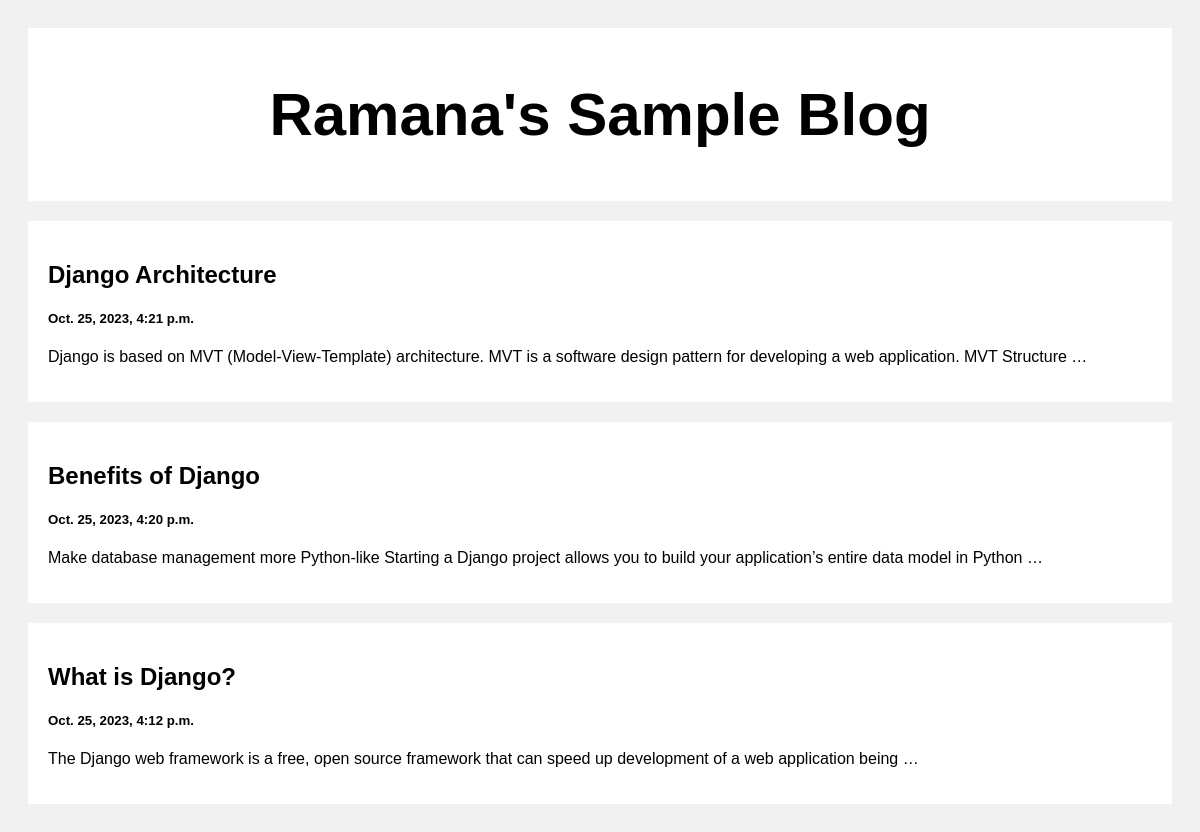
The page / on the database its author committed.
### posts/models.py (models this page shows)
class Post(models.Model):
    title = models.CharField(max_length=100)
    body = models.CharField(max_length=1000000)
    created_time = models.DateTimeField(default = datetime.now, blank = True)

### posts/views.py (the view)
# urls.py: path('', views.index, name = "index"),
def index(request):
    posts = Post.objects.all()
    return render(request, 'index.html', {'posts': posts})

### templates/index.html (shortened to what this page needs)
<!DOCTYPE html>
<html>
<head>
</head>
<body>
<div class="header">
  <h2>Ramana's Sample Blog</h2>
</div>
<div class="row">
  <div class="leftcolumn">
    {% for post in posts reversed %}
    <div class="card">
      <a style="text-decoration: none; color: black;" href="posts/{{post.id}}">
        <h2>{{post.title}}</h2>
        <h5>{{post.created_time}}</h5>
        <p>{{post.body|truncatewords:20}}</p>
      </a>
    </div>
    {% endfor %}
  </div>
</div>
</body>
</html>

### templates/index.html (style rules this page uses)
* { box-sizing: border-box; }
body { font-family: Arial; padding: 20px; background: #f1f1f1; }
.header { padding: 2px; font-size: 40px; text-align: center; background: white; }
.leftcolumn { float: left; width: 100%; }
.card { background-color: white; padding: 20px; margin-top: 20px; }
.row:after { content: ""; display: table; clear: both; }

### rows shown on the page
Post: title "Django Architecture", created_time "Oct. 25, 2023, 4:21 p.m.", body "Django is based on MVT (Model-View-Template) architecture. MVT is a software design pattern for developing a web application. MVT Structure …"
Post: title "Benefits of Django", created_time "Oct. 25, 2023, 4:20 p.m.", body "Make database management more Python-like Starting a Django project allows you to build your application’s entire data model in Python …"
Post: title "What is Django?", created_time "Oct. 25, 2023, 4:12 p.m.", body "The Django web framework is a free, open source framework that can speed up development of a web application being …"
